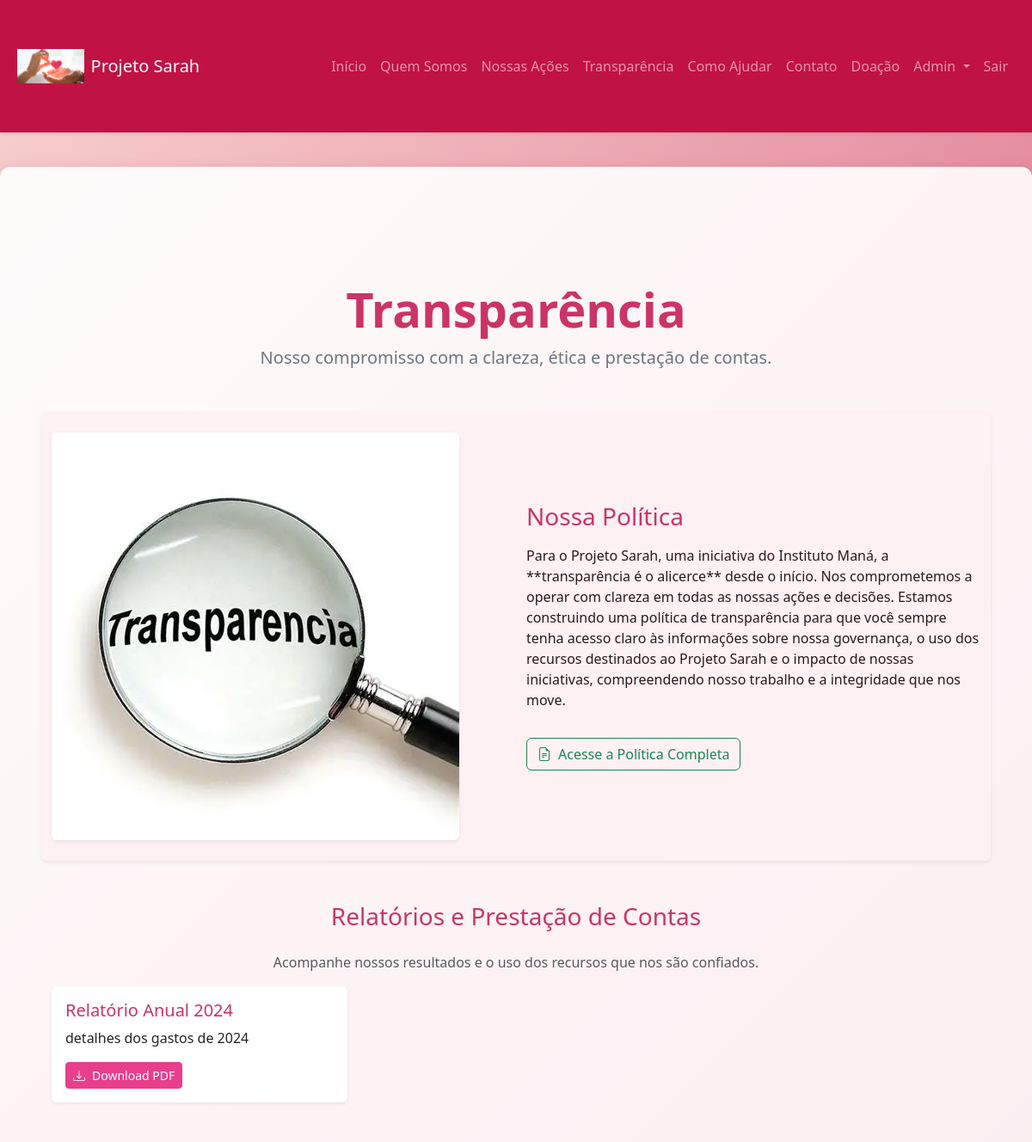
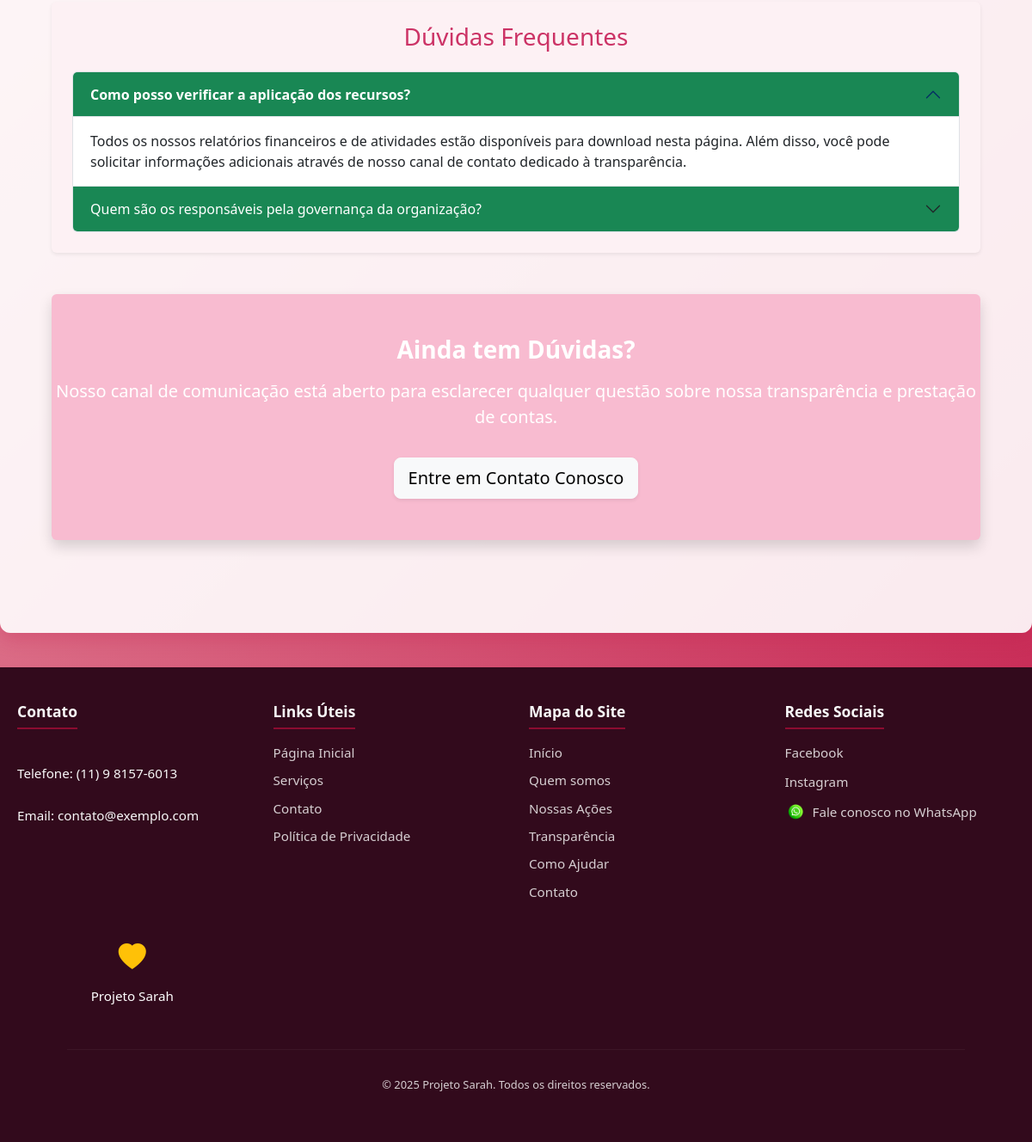
The page /transparencia/ (signed in) on the database its author committed (2 pictures, top to bottom).
### main/models.py (models this page shows, shortened)
class StaticImage(models.Model):
    name = models.CharField(max_length=50, unique=True, help_text="Nome único para identificar a imagem no código (ex: 'hero_image', 'logo_footer').")
    image = models.ImageField(upload_to='static_images/', help_text="Carregue a imagem para este item. Dimensões e tipo variam de acordo com o uso.")
    description = models.CharField(max_length=200, blank=True, help_text="Breve descrição para o atributo 'alt' da imagem.")
    class Meta:
        verbose_name = "Imagem Estática"
        verbose_name_plural = "Imagens Estáticas"

class BalancoFinanceiro(models.Model):
    titulo = models.CharField(max_length=200, help_text="Ex: 'Relatório Anual de 2024'")
    descricao = models.TextField(help_text="Breve descrição do conteúdo do documento.")
    documento = models.FileField(upload_to='balancos/', help_text="Faça upload do arquivo PDF do balanço.")
    data_publicacao = models.DateField(auto_now_add=True)
    class Meta:
        verbose_name = "Balanço Financeiro"
        verbose_name_plural = "Balanços Financeiros"
        ordering = ['-data_publicacao']

### main/views.py (the view)
# urls.py: path('transparencia/', views.transparencia, name='transparencia'),
def transparencia(request):
    balancos = BalancoFinanceiro.objects.all()
    politica = PoliticaTransparencia.objects.first() # Pega a política mais recente
    context = {
        'balancos': balancos,
        'politica': politica,
    }
    return render(request, 'transparencia.html', context)

### main/context_processors.py (called while the page is built)
def carousel_base_context(request):
    images = CarouselImage.objects.filter(category='base')
    return {'carousel_base_images': images}

def static_images_context(request):
    images_dict = {}
    for img in StaticImage.objects.all():
        images_dict[img.name] = img
    return {'static_images': images_dict}

### main/templates/transparencia.html (shortened to what this page needs)
{% extends 'base.html' %}
{% load static %}
{% block extra_css %}
<link rel="stylesheet" href="{% static 'css/transparencia.css' %}" />
{% endblock extra_css %}
{% block content %}
<div class="container my-5">
    <section class="mb-5 text-center">
        <h1 class="display-4 fw-bold text-success">Transparência</h1>
        <p class="lead text-secondary">Nosso compromisso com a clareza, ética e prestação de contas.</p>
    </section>
    <section class="row align-items-center mb-5 py-4 bg-light rounded shadow-sm">
        <div class="col-md-6 mb-3 mb-md-0">
            {% if static_images.transparencia_image %}
                <img src="{{ static_images.transparencia_image.image.url }}" class="img-fluid rounded shadow-sm" alt="{{ static_images.transparencia_image.description }}">
            {% endif %}
        </div>
        <div class="col-md-6">
            <h2 class="h3 mb-3 text-success">Nossa Política</h2>
            <p>Para o Projeto Sarah, uma iniciativa do Instituto Maná, a **transparência é o alicerce** desde o início. Nos comprometemos a operar com clareza em todas as nossas ações e decisões. Estamos construindo uma política de transparência para que você sempre tenha acesso claro às informações sobre nossa governança, o uso dos recursos destinados ao Projeto Sarah e o impacto de nossas iniciativas, compreendendo nosso trabalho e a integridade que nos move.</p>
            {% if politica %}
            <a href="{{ politica.documento.url }}" class="btn btn-outline-success mt-3" download>
                <i class="bi bi-file-earmark-text me-2"></i>Acesse a Política Completa
            </a>
            {% else %}
            <p class="text-muted mt-3">A política de transparência ainda não foi publicada.</p>
            {% endif %}
        </div>
    </section>
    <section class="mb-5">
        <h2 class="h3 mb-4 text-center text-success">Relatórios e Prestação de Contas</h2>
        <p class="text-center text-muted">Acompanhe nossos resultados e o uso dos recursos que nos são confiados.</p>
        <div class="row row-cols-1 row-cols-md-2 row-cols-lg-3 g-4">
            {% for balanco in balancos %}
            <div class="col">
                <div class="card h-100 shadow-sm border-0">
                    <div class="card-body">
                        <h5 class="card-title text-success">{{ balanco.titulo }}</h5>
                        <p class="card-text">{{ balanco.descricao }}</p>
                        <a href="{{ balanco.documento.url }}" class="btn btn-sm btn-success" download>
                            <i class="bi bi-download me-2"></i>Download PDF
                        </a>
                    </div>
                </div>
            </div>
            {% empty %}
            <div class="col-12 text-center text-muted">Nenhum balanço disponível no momento.</div>
            {% endfor %}
        </div>
    </section>
    <section class="mb-5 py-4 bg-light rounded shadow-sm p-4">
        <h2 class="h3 mb-4 text-center text-success">Dúvidas Frequentes</h2>
        <div class="accordion" id="faqTransparencia">
            <div class="accordion-item">
                <h2 class="accordion-header" id="headingOne">
                    <button class="accordion-button bg-success text-white" type="button" data-bs-toggle="collapse" data-bs-target="#collapseOne" aria-expanded="true" aria-controls="collapseOne">
                        Como posso verificar a aplicação dos recursos?
                    </button>
                </h2>
                <div id="collapseOne" class="accordion-collapse collapse show" aria-labelledby="headingOne" data-bs-parent="#faqTransparencia">
                    <div class="accordion-body">
                        Todos os nossos relatórios financeiros e de atividades estão disponíveis para download nesta página. Além disso, você pode solicitar informações adicionais através de nosso canal de contato dedicado à transparência.
                    </div>
                </div>
            </div>
            <div class="accordion-item">
                <h2 class="accordion-header" id="headingTwo">
                    <button class="accordion-button collapsed bg-success text-white" type="button" data-bs-toggle="collapse" data-bs-target="#collapseTwo" aria-expanded="false" aria-controls="collapseTwo">
                        Quem são os responsáveis pela governança da organização?
                    </button>
                </h2>
            </div>
        </div>
    </section>
    <section class="text-center py-5 bg-info text-white rounded shadow">
        <h2 class="h3 mb-3 fw-bold">Ainda tem Dúvidas?</h2>
        <p class="lead">Nosso canal de comunicação está aberto para esclarecer qualquer questão sobre nossa transparência e prestação de contas.</p>
        <a href="{% url 'contato' %}" class="btn btn-lg btn-light mt-3 shadow-sm">Entre em Contato Conosco</a>
    </section>
</div>
{% endblock %}

### main/templates/base.html (shortened to what this page needs)
{% load static %}
<!DOCTYPE html>
<html lang="pt-br">
<head>
    <link href="https://cdn.jsdelivr.net/npm/bootstrap@5.3.3/dist/css/bootstrap.min.css" rel="stylesheet">
    <link rel="stylesheet" href="https://cdn.jsdelivr.net/npm/bootstrap-icons@1.11.3/font/bootstrap-icons.min.css">
    <link rel="stylesheet" href="{% static 'css/estilo.css' %}">
    <link rel="stylesheet" href="{% static 'css/footer.css' %}">
    {% block extra_css %}{% endblock %}
</head>
<body>
    <header class="shadow-sm">
        <nav class="navbar navbar-expand-lg navbar-dark bg-mana-primary">
            <div class="container">
                <a class="navbar-brand d-flex align-items-center" href="{% url 'home' %}">
                    {% if static_images.logo_header %}
                        <img src="{{ static_images.logo_header.image.url }}" alt="{{ static_images.logo_header.description }}" height="40" class="me-2">
                    {% endif %}
                    <span>Projeto Sarah</span>
                </a>
                <div class="collapse navbar-collapse" id="navbarNav">
                    <ul class="navbar-nav ms-auto">
                        <li class="nav-item"><a class="nav-link" href="{% url 'home' %}">Início</a></li>
                        <li class="nav-item"><a class="nav-link" href="{% url 'quem_somos' %}">Quem Somos</a></li>
                        <li class="nav-item"><a class="nav-link" href="{% url 'nossas_acoes' %}">Nossas Ações</a></li>
                        <li class="nav-item"><a class="nav-link" href="{% url 'transparencia' %}">Transparência</a></li>
                        <li class="nav-item"><a class="nav-link" href="{% url 'como_ajudar' %}">Como Ajudar</a></li>
                        <li class="nav-item"><a class="nav-link" href="{% url 'contato' %}">Contato</a></li>
                        <li class="nav-item"><a class="nav-link" href="{% url 'doacao' %}">Doação</a></li>
                        {% if user.is_staff %}
                            <li class="nav-item dropdown">
                                <a class="nav-link dropdown-toggle" href="#" id="adminDropdown" role="button" data-bs-toggle="dropdown" aria-expanded="false">
                                    Admin
                                </a>
                            </li>
                        {% endif %}
                        {% if user.is_authenticated %}
                            <li class="nav-item">
                                <form action="{% url 'logout' %}" method="post" class="d-inline-block">
                                    <button type="submit" class="btn btn-link nav-link">Sair</button>
                                </form>
                            </li>
                        {% else %}
                            <li class="nav-item"><a class="nav-link" href="{% url 'login' %}">Login</a></li>
                        {% endif %}
                    </ul>
                </div>
            </div>
        </nav>
    </header>
    <main class="main-content">
        <div class="container mt-4">
            {% block content %}{% endblock %}
        </div>
    </main>
    <footer>
        <div class="footer-grid">
            <div class="contato">
                <h5>Contato</h5>
                <p>
                    Telefone: (11) 9 8157-6013<br>
                    Email: contato@exemplo.com
                </p>
            </div>
            <div class="links-uteis">
                <h5>Links Úteis</h5>
                <ul>
                    <li><a href="{% url 'home' %}">Página Inicial</a></li>
                    <li><a href="#">Serviços</a></li>
                    <li><a href="{% url 'contato' %}">Contato</a></li>
                    <li><a href="#">Política de Privacidade</a></li>
                </ul>
            </div>
            <div class="links-uteis">
                <h5>Mapa do Site</h5>
                <ul>
                    <li><a href="{% url 'home' %}">Início</a></li>
                    <li><a href="{% url 'quem_somos' %}">Quem somos</a></li>
                    <li><a href="{% url 'nossas_acoes' %}">Nossas Ações</a></li>
                    <li><a href="{% url 'transparencia' %}">Transparência</a></li>
                    <li><a href="{% url 'como_ajudar' %}">Como Ajudar</a></li>
                    <li><a href="{% url 'contato' %}">Contato</a></li>
                </ul>
            </div>
            <div class="redes-sociais">
                <h5>Redes Sociais</h5>
                <ul>
                    <li><a href="https://www.facebook.com/" target="_blank">Facebook</a></li>
                    <li><a href="https://www.instagram.com/" target="_blank">Instagram</a></li>
                    <li>
                        <a href="https://wa.me/5511981576013" target="_blank" class="whatsapp-link">
                            {% if static_images.whatsapp_icon %}
                                <img src="{{ static_images.whatsapp_icon.image.url }}" alt="{{ static_images.whatsapp_icon.description }}" style="width: 24px; vertical-align: middle;">
                            {% endif %}
                            Fale conosco no WhatsApp
                        </a>
                    </li>
                </ul>
            </div>
            <div class="logo d-flex flex-column align-items-center">
                <i class="bi bi-heart-fill fs-2 text-warning"></i>
                <p class="m-0 text-white mt-2">Projeto Sarah</p>
            </div>
        </div>
        <hr>
        <p class="copyright">&copy; {% now "Y" %} Projeto Sarah. Todos os direitos reservados.</p>
    </footer>
</body>
</html>

### main/static/css/estilo.css (style rules this page uses)
:root { --primary-color: #c11244; --primary-light: #f9d5d3; --primary-dark: #8b0c30; --text-dark: #2c1a1a; --text-light: #ffffff; --shadow-color: rgba(193, 18, 68, 0.25); }
body { font-family: 'Segoe UI', Tahoma, Geneva, Verdana, sans-serif; margin: 0; padding: 0; background: linear-gradient(135deg, var(--primary-light) 0%, var(--primary-color) 100%); color: var(--text-dark); transition: background-color 0.5s ease; min-height: 100vh; display: flex; flex-direction: column; }
.container { max-width: 1200px; margin: 0 auto; padding: 20px; box-sizing: border-box; }
header { background-color: var(--primary-color); color: var(--text-light); padding: 1.5em 0; box-shadow: 0 3px 8px var(--shadow-color); position: sticky; top: 0; z-index: 1000; animation: slideDown 0.7s ease forwards; }
.main-content { flex-grow: 1; padding: 20px; background-color: rgba(255, 255, 255, 0.9); margin: 40px auto; max-width: 1200px; box-shadow: 0 8px 20px var(--shadow-color); border-radius: 12px; animation: fadeInContent 1s ease forwards; box-sizing: border-box; width: 95%; }
@media (min-width: 768px) { .main-content { width: auto; } }
.bg-mana-primary { background-color: var(--primary-color) !important; }

### main/static/css/footer.css (style rules this page uses)
:root { --primary-rose: #320a1c; --dark-rose: #8b0c30; --light-text: #f8f8f8; --subtle-text: rgba(255, 255, 255, 0.8); --border-color: rgba(255, 255, 255, 0.2); }
footer { background-color: var(--primary-rose); color: var(--light-text); padding: 40px 20px; font-family: 'Segoe UI', Tahoma, Geneva, Verdana, sans-serif; font-size: 0.95em; line-height: 1.6; margin-top: auto; }
.footer-grid { display: grid; grid-template-columns: repeat(auto-fit, minmax(220px, 1fr)); gap: 30px; max-width: 1200px; margin: 0 auto; padding-bottom: 20px; }
.footer-grid h5 { color: var(--light-text); margin-bottom: 15px; font-size: 1.15em; font-weight: bold; border-bottom: 2px solid var(--dark-rose); padding-bottom: 8px; display: inline-block; }
.footer-grid p { margin-bottom: 10px; }
.footer-grid ul { list-style: none; padding: 0; margin: 0; }
.footer-grid ul li { margin-bottom: 8px; }
.footer-grid ul li a { color: var(--subtle-text); text-decoration: none; transition: color 0.3s ease; }
.contato p { white-space: pre-line; }
.redes-sociais ul { display: flex; flex-direction: column; }
.redes-sociais ul li { margin-bottom: 10px; }
.redes-sociais .whatsapp-link { display: flex; align-items: center; gap: 8px; }
.footer-grid .logo { text-align: center; }
footer hr { border: none; border-top: 1px solid var(--border-color); margin: 30px auto; width: 90%; max-width: 1200px; }
.copyright { text-align: center; color: var(--subtle-text); font-size: 0.85em; margin-top: 20px; }

### main/static/css/transparencia.css (style rules this page uses)
main { scroll-behavior: smooth; }
h1, h2, h5 { color: #cc3366; }
.bg-light { background-color: #fdf1f4 !important; }
.text-success { color: #cc3366 !important; }
.card { transition: transform 0.2s ease, box-shadow 0.2s ease; }
.btn { transition: background-color 0.3s ease, color 0.3s ease; }
.btn-success { background-color: #e83e8c; border-color: #e83e8c; color: #fff; }
.accordion-button:not(.collapsed) { background-color: #fce4ec; color: #cc3366; font-weight: bold; }
section.bg-info { background-color: #f8bbd0 !important; border: none; }
section.bg-info h2, section.bg-info p { color: #fff; }

### rows shown on the page
StaticImage: logo_header.image (picture)
StaticImage: transparencia_image.image (picture)
BalancoFinanceiro: titulo "Relatório Anual 2024", descricao "detalhes dos gastos de 2024"
StaticImage: whatsapp_icon.image (picture)
